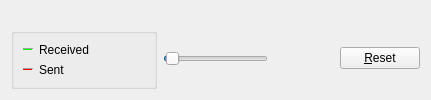
     <widget class="QWidget" name="tab_nettraffic">
      <attribute name="title">
       <string>&amp;Network Traffic</string>
      </attribute>
      <layout class="QVBoxLayout" name="verticalLayout_4">
       <item>
        <widget class="TrafficGraphWidget" name="trafficGraph" native="true">
         <property name="sizePolicy">
          <sizepolicy hsizetype="Expanding" vsizetype="Expanding">
           <horstretch>0</horstretch>
           <verstretch>0</verstretch>
          </sizepolicy>
         </property>
        </widget>
       </item>
       <item>
        <layout class="QHBoxLayout" name="bottomFrame">
         <item>
          <widget class="QGroupBox" name="groupBox">
           <property name="title">
            <string/>
           </property>
           <property name="flat">
            <bool>true</bool>
           </property>
           <layout class="QVBoxLayout" name="verticalLayout_9">
            <item>
             <layout class="QHBoxLayout" name="RecievedBox">
              <item>
               <widget class="Line" name="RecievedLine">
                <property name="sizePolicy">
                 <sizepolicy hsizetype="Fixed" vsizetype="Fixed">
                  <horstretch>0</horstretch>
                  <verstretch>0</verstretch>
                 </sizepolicy>
                </property>
                <property name="minimumSize">
                 <size>
                  <width>10</width>
                  <height>0</height>
                 </size>
                </property>
                <property name="palette">
                 <palette>
                  <active>
                   <colorrole role="Light">
                    <brush brushstyle="SolidPattern">
                     <color alpha="255">
                      <red>0</red>
                      <green>255</green>
                      <blue>0</blue>
                     </color>
                    </brush>
                   </colorrole>
                  </active>
                  <inactive>
                   <colorrole role="Light">
                    <brush brushstyle="SolidPattern">
                     <color alpha="255">
                      <red>0</red>
                      <green>255</green>
                      <blue>0</blue>
                     </color>
                    </brush>
                   </colorrole>
                  </inactive>
                  <disabled>
                   <colorrole role="Light">
                    <brush brushstyle="SolidPattern">
                     <color alpha="255">
                      <red>0</red>
                      <green>255</green>
                      <blue>0</blue>
                     </color>
                    </brush>
                   </colorrole>
                  </disabled>
                 </palette>
                </property>
                <property name="orientation">
                 <enum>Qt::Horizontal</enum>
                </property>
               </widget>
              </item>
              <item>
               <widget class="QLabel" name="Recieved">
                <property name="text">
                 <string>Received</string>
                </property>
               </widget>
              </item>
              <item>
               <widget class="QLabel" name="lblBytesIn">
                <property name="minimumSize">
                 <size>
                  <width>50</width>
                  <height>0</height>
                 </size>
                </property>
                <property name="alignment">
                 <set>Qt::AlignRight|Qt::AlignTrailing|Qt::AlignVCenter</set>
                </property>
               </widget>
              </item>
             </layout>
            </item>
            <item>
             <layout class="QHBoxLayout" name="SentBox">
              <item>
               <widget class="Line" name="SentLine">
                <property name="sizePolicy">
                 <sizepolicy hsizetype="Fixed" vsizetype="Fixed">
                  <horstretch>0</horstretch>
                  <verstretch>0</verstretch>
                 </sizepolicy>
                </property>
                <property name="minimumSize">
                 <size>
                  <width>10</width>
                  <height>0</height>
                 </size>
                </property>
                <property name="palette">
                 <palette>
                  <active>
                   <colorrole role="Light">
                    <brush brushstyle="SolidPattern">
                     <color alpha="255">
                      <red>255</red>
                      <green>0</green>
                      <blue>0</blue>
                     </color>
                    </brush>
                   </colorrole>
                  </active>
                  <inactive>
                   <colorrole role="Light">
                    <brush brushstyle="SolidPattern">
                     <color alpha="255">
                      <red>255</red>
                      <green>0</green>
                      <blue>0</blue>
                     </color>
                    </brush>
                   </colorrole>
                  </inactive>
                  <disabled>
                   <colorrole role="Light">
                    <brush brushstyle="SolidPattern">
                     <color alpha="255">
                      <red>255</red>
                      <green>0</green>
                      <blue>0</blue>
                     </color>
                    </brush>
                   </colorrole>
                  </disabled>
                 </palette>
                </property>
                <property name="orientation">
                 <enum>Qt::Horizontal</enum>
                </property>
               </widget>
              </item>
              <item>
               <widget class="QLabel" name="Sent">
                <property name="text">
                 <string>Sent</string>
                </property>
               </widget>
              </item>
              <item>
               <widget class="QLabel" name="lblBytesOut">
                <property name="minimumSize">
                 <size>
                  <width>50</width>
                  <height>0</height>
                 </size>
                </property>
                <property name="alignment">
                 <set>Qt::AlignRight|Qt::AlignTrailing|Qt::AlignVCenter</set>
                </property>
               </widget>
              </item>
             </layout>
            </item>
           </layout>
          </widget>
         </item>
         <item>
          <widget class="QSlider" name="sldGraphRange">
           <property name="minimumSize">
            <size>
             <width>105</width>
             <height>0</height>
            </size>
           </property>
           <property name="minimum">
            <number>1</number>
           </property>
           <property name="maximum">
            <number>288</number>
           </property>
           <property name="pageStep">
            <number>12</number>
           </property>
           <property name="value">
            <number>6</number>
           </property>
           <property name="orientation">
            <enum>Qt::Horizontal</enum>
           </property>
          </widget>
         </item>
         <item>
          <widget class="QLabel" name="lblGraphRange">
           <property name="minimumSize">
            <size>
             <width>60</width>
             <height>0</height>
            </size>
           </property>
           <property name="alignment">
            <set>Qt::AlignCenter</set>
           </property>
          </widget>
         </item>
         <item>
          <widget class="QPushButton" name="btnClearTrafficGraph">
           <property name="text">
            <string>&amp;Reset</string>
           </property>
           <property name="autoDefault">
            <bool>false</bool>
           </property>
          </widget>
         </item>
        </layout>
       </item>
      </layout>
     </widget>
